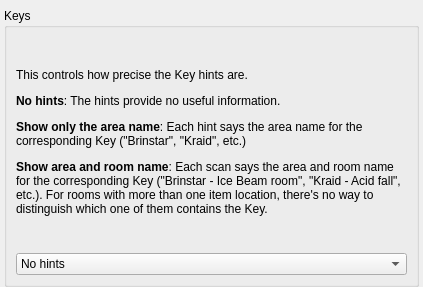
<?xml version="1.0" encoding="UTF-8"?>
<ui version="4.0">
 <class>PresetPlanetsZebethHints</class>
 <widget class="QMainWindow" name="PresetPlanetsZebethHints">
  <property name="geometry">
   <rect>
    <x>0</x>
    <y>0</y>
    <width>423</width>
    <height>287</height>
   </rect>
  </property>
  <property name="windowTitle">
   <string>Hints</string>
  </property>
  <widget class="QWidget" name="centralWidget">
   <property name="maximumSize">
    <size>
     <width>16777215</width>
     <height>16777215</height>
    </size>
   </property>
   <layout class="QVBoxLayout" name="hint_layout">
    <property name="leftMargin">
     <number>4</number>
    </property>
    <property name="topMargin">
     <number>8</number>
    </property>
    <property name="rightMargin">
     <number>4</number>
    </property>
    <property name="bottomMargin">
     <number>0</number>
    </property>
    <item>
     <widget class="QGroupBox" name="hint_artifact_group">
      <property name="title">
       <string>Keys</string>
      </property>
      <layout class="QVBoxLayout" name="verticalLayout_9">
       <property name="leftMargin">
        <number>9</number>
       </property>
       <property name="topMargin">
        <number>9</number>
       </property>
       <property name="rightMargin">
        <number>9</number>
       </property>
       <property name="bottomMargin">
        <number>9</number>
       </property>
       <item>
        <widget class="QLabel" name="hint_artifact_label">
         <property name="text">
          <string>&lt;html&gt;&lt;head/&gt;&lt;body&gt;&lt;p&gt;This controls how precise the Key hints are.&lt;/p&gt;&lt;p&gt;&lt;span style=&quot; font-weight:600;&quot;&gt;No hints&lt;/span&gt;: The hints provide no useful information.&lt;/p&gt;&lt;p&gt;&lt;span style=&quot; font-weight:600;&quot;&gt;Show only the area name&lt;/span&gt;: Each hint says the area name for the corresponding Key (&amp;quot;Brinstar&amp;quot;, &amp;quot;Kraid&amp;quot;, etc.)&lt;/p&gt;&lt;p&gt;&lt;span style=&quot; font-weight:600;&quot;&gt;Show area and room name&lt;/span&gt;: Each scan says the area and room name for the corresponding Key (&amp;quot;Brinstar - Ice Beam room&amp;quot;, &amp;quot;Kraid - Acid fall&amp;quot;, etc.). For rooms with more than one item location, there's no way to distinguish which one of them contains the Key.&lt;/p&gt;&lt;/body&gt;&lt;/html&gt;</string>
         </property>
         <property name="wordWrap">
          <bool>true</bool>
         </property>
        </widget>
       </item>
       <item>
        <widget class="QComboBox" name="hint_artifact_combo">
         <item>
          <property name="text">
           <string>No hints</string>
          </property>
         </item>
         <item>
          <property name="text">
           <string>Show only the area name</string>
          </property>
         </item>
         <item>
          <property name="text">
           <string>Show area and room name</string>
          </property>
         </item>
        </widget>
       </item>
      </layout>
     </widget>
    </item>
   </layout>
  </widget>
 </widget>
 <layoutdefault spacing="6" margin="11"/>
 <resources/>
 <connections/>
</ui>
